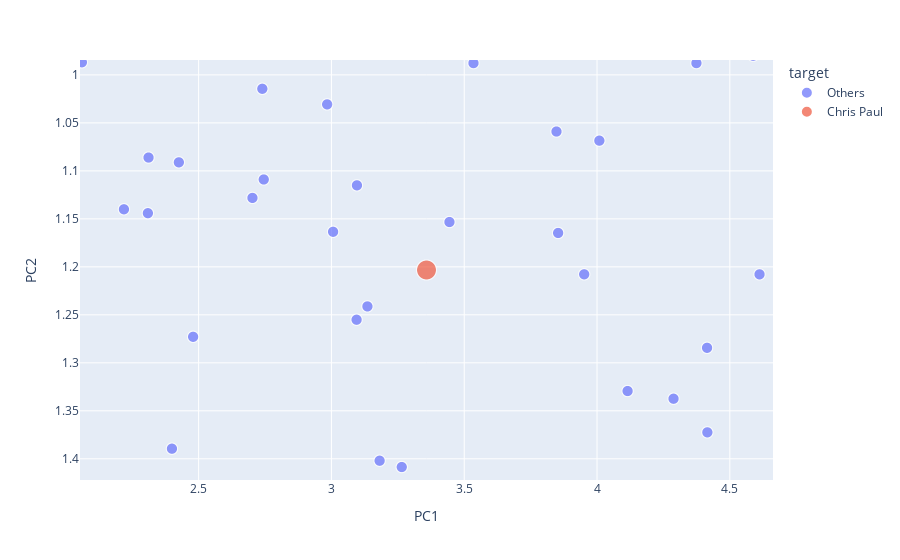

Notebook code for this chart:
### Code cell
from sklearn.decomposition import PCA

pca = PCA()
X_pc = pca.fit_transform(X)
df_pc = pd.DataFrame(X_pc, columns=['PC1', 'PC2', 'PC3', 'PC4'])
df_pc['player'] = df.player
df_pc['target'] = df_pc.player.apply(lambda x: target_player if x == target_player else 'Others') 
df_pc['size'] = df_pc.player.apply(lambda x: 3 if x == target_player else 1)

# df_pc.head()
fig_scatter3 = px.scatter(df_pc, x="PC1", y="PC2", hover_name="player", hover_data="target", color='target', size='size')

min_x = min(fig_scatter3.data[0].x)
max_x = max(fig_scatter3.data[0].x)
range_x = max_x - min_x

min_y = min(fig_scatter3.data[0].y)
max_y = max(fig_scatter3.data[0].y)
range_y = max_y + min_y

tick_idx = np.argwhere(fig_scatter3.data[1].hovertext == target_player)[0][0]
target_x = fig_scatter3.data[1].x[tick_idx]
target_y = fig_scatter3.data[1].y[tick_idx]

zoomed_x_axis = [target_x - (0.05 * range_x), target_x + (0.05 * range_x)]
zoomed_y_axis = [target_y - (0.05 * range_y), target_y + (0.05 * range_y)]
fig_scatter3.update_xaxes(range=zoomed_x_axis)#, rangeslider=dict(visible=True))
fig_scatter3.update_yaxes(range=zoomed_y_axis)
fig_scatter3.show()

### Figure 1 — Plotly figure (JSON) as saved in the notebook; plotly's stock layout.template omitted (floating-point values rounded to 4 significant figures; data arrays with more than 128 entries replaced by an {"elided": "..."} marker saying what was removed)
{"data": [{"customdata": {"elided": "1283x1 str values"}, "hovertemplate": "<b>%{hovertext}</b><br><br>target=%{customdata[0]}<br>PC1=%{x}<br>PC2=%{y}<br>size=%{marker.size}<extra></extra>", "hovertext": {"elided": "1283 str values"}, "legendgroup": "Others", "marker": {"color": "#636efa", "size": {"elided": "1283 int values"}, "sizemode": "area", "sizeref": 0.0075, "symbol": "circle"}, "mode": "markers", "name": "Others", "showlegend": true, "type": "scattergl", "x": {"elided": "1283 float values"}, "xaxis": "x", "y": {"elided": "1283 float values"}, "yaxis": "y"}, {"customdata": [["Chris Paul"]], "hovertemplate": "<b>%{hovertext}</b><br><br>target=%{customdata[0]}<br>PC1=%{x}<br>PC2=%{y}<br>size=%{marker.size}<extra></extra>", "hovertext": ["Chris Paul"], "legendgroup": "Chris Paul", "marker": {"color": "#EF553B", "size": [3], "sizemode": "area", "sizeref": 0.0075, "symbol": "circle"}, "mode": "markers", "name": "Chris Paul", "showlegend": true, "type": "scattergl", "x": [3.358], "xaxis": "x", "y": [1.203], "yaxis": "y"}], "layout": {"legend": {"itemsizing": "constant", "title": {"text": "target"}, "tracegroupgap": 0}, "margin": {"t": 60}, "xaxis": {"anchor": "y", "domain": [0, 1], "range": [2.053, 4.663], "title": {"text": "PC1"}}, "yaxis": {"anchor": "x", "domain": [0, 1], "range": [1.422, 0.9845], "title": {"text": "PC2"}}}}
